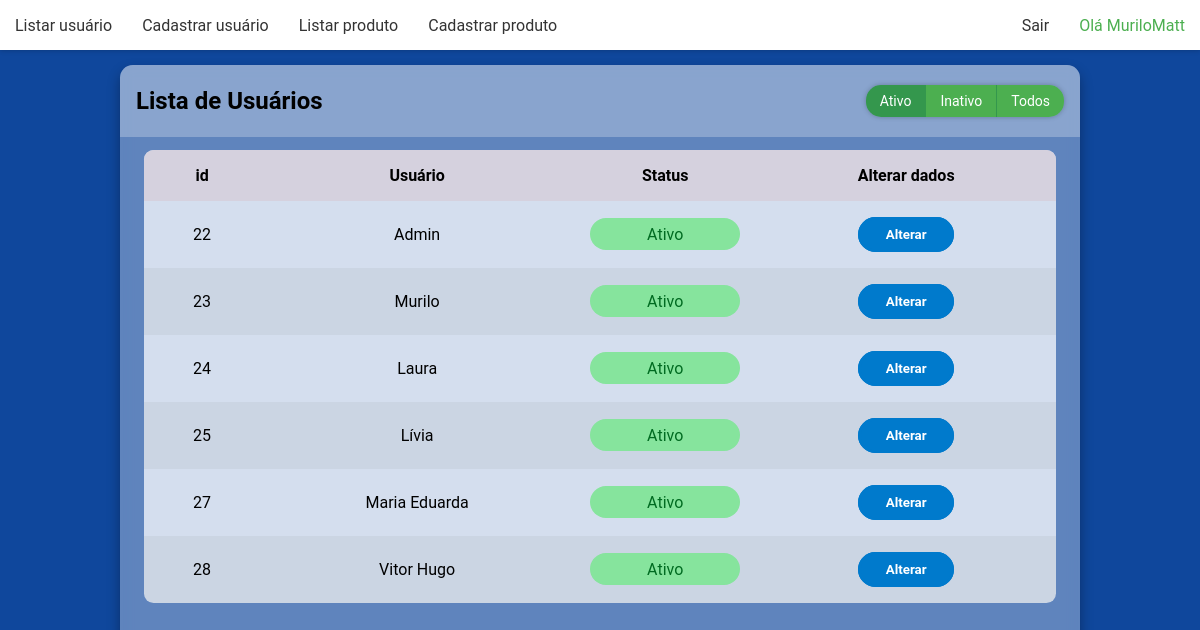
The page /listausuario.php (signed in) on the database its author committed.
### tables this page shows
CREATE TABLE `usuarios` (
  `usu_id` int(11) NOT NULL,
  `usu_nome` varchar(50) NOT NULL,
  `usu_senha` varchar(50) NOT NULL,
  `usu_ativo` char(1) DEFAULT NULL,
  `usu_tempero` varchar(50) NOT NULL
);

### listausuario.php (the view, shortened to what this page needs)
<?php
    include("cabecalho.php");
    $sql = "SELECT * FROM usuarios WHERE usu_ativo = 's'";
    $retorno = mysqli_query($link, $sql);
    $contador = 0;
?>
<html>
    <head>
        <link rel="stylesheet" href="./css/style.css">
    </head>
    <body>
        <div class="listausuario-container">
            <main class="table">
                <section class="table-header">
                    <h1>Lista de Usuários</h1>
                    <div class="form-container">
                        <form action="listausuario.php" method="post">
                            <label class="radio-label" for="radioativo">Ativo</label>
                            <label class="radio-label" for="radioinativo">Inativo</label>
                            <label class="radio-label" for="radiotodos">Todos</label>
                        </form>
                    </div>
                </section>
                <section class="table-body">
                    <table>
                        <thead>
                            <tr>
                                <th>id</th>
                                <th>Usuário</th>
                                <th>Status</th>
                                <th>Alterar dados</th>
                            </tr>
                        </thead>
                        <?php
                        while ($tbl = mysqli_fetch_array($retorno)) {
                            $contador++;
                            $classe = ($contador % 2 == 0) ? 'even' : 'odd';
                        ?>
                        <tbody>
                            <tr class="<?= $classe ?>">
                                <td><?=$tbl[0] ?></td>
                                <td><?=$tbl[1] ?></td>
                                <td>
                                    <p class="status <?= $check = ($tbl[3] == "s") ? "ativo" : "inativo" ?>">
                                        <?= $check = ($tbl[3] == "s") ? "Ativo" : "Inativo" ?>
                                    </p>
                                </td>
                                <td><a href="alterausuario.php?id=<?=$tbl[0] ?>"><button class="btn-alterar"><p class="text">Alterar</p></button></a></td>
                            </tr>
                        </tbody>
                        <?php
                        }
                        ?>
                    </table>
                </section>
            </main>
        </div>
    </body>
</html>

### css/style.css (style rules this page uses)
* { margin: 0; padding: 0; box-sizing: border-box; font-family: "Roboto", sans-serif; }
.login-container .wrapper h1, p { text-align: center; }
.cadastracliente-container .wrapper h1, p { text-align: center; }
.cadastrausuario-container .wrapper h1, p { text-align: center; }
.cadastraproduto-container .wrapper h1, p { text-align: center; }
.alterausuario-container .wrapper h1, p { text-align: center; }
.alteraproduto-container .wrapper h1, p { text-align: center; }
.listausuario-container { background-color: #0f479c; min-height: 100vh; display: flex; justify-content: center; align-items: center; }
.listausuario-container main.table { margin-top: 50px; width: 80vw; height: 90vh; background-color: #fff5; backdrop-filter: blur(7px); box-shadow: 0 .4rem .8rem #0005; border-radius: .8rem; overflow: hidden; }
.listausuario-container .table-header { display: flex; justify-content: space-between; align-items: center; width: 100%; height: 10%; background-color: #fff4; padding: 1rem 1rem; }
.listausuario-container .table-body { width: 95%; max-height: calc(89% - 1.6rem); background-color: #FFFb; margin: .8rem auto; border-radius: .6rem; overflow: auto; }
.listausuario-container .table-body tr { position: sticky; }
.listausuario-container table { width: 100%; }
.listausuario-container table, th, td { text-align: center; border-collapse: collapse; padding: 1rem; }
.listausuario-container thead th { top: 0; left: 0; background-color: #d5d1defe; }
.listausuario-container tbody tr.even { background-color: #0000000b; }
.listausuario-container .status { padding: .4rem 0; border-radius: 2rem; }
.listausuario-container .status.ativo { background-color: #86e49d; color: #006b21; }
.listausuario-container .btn-alterar { width: 6rem; padding: 10px 15px; background-color: #007ACC; outline: 3px #007ACC solid; outline-offset: -3px; border-radius: 2rem; border: none; cursor: pointer; transition: 400ms; }
.listausuario-container .btn-alterar .text { color: white; font-weight: 700; font-size: 1em; transition: 400ms; }
.listausuario-container .form-container { display: inline-flex; overflow: hidden; border-radius: 15px; box-shadow: 0 0 5px rgba(0, 0, 0, 0.25); }
.listausuario-container .form-container form { display: flex; }
.listausuario-container .radio-label { padding: 8px 14px; font-size: 14px; color: #FFF; background: #4CAF50; cursor: pointer; transition: background 0.1s; }
.listausuario-container .radio-label:not(:last-of-type) { border-right: 1px solid #34974d; }
.listausuario-container .radio:checked + .radio-label { background: #34974d }
.listaproduto-container table, th, td { text-align: center; border-collapse: collapse; padding: 1rem; }

### rows shown on the page
usuarios: usu_id "22", usu_nome "Admin", usu_ativo "Ativo"
usuarios: usu_id "23", usu_nome "Murilo", usu_ativo "Ativo"
usuarios: usu_id "24", usu_nome "Laura", usu_ativo "Ativo"
usuarios: usu_id "25", usu_nome "Lívia", usu_ativo "Ativo"
usuarios: usu_id "27", usu_nome "Maria Eduarda", usu_ativo "Ativo"
usuarios: usu_id "28", usu_nome "Vitor Hugo", usu_ativo "Ativo"

### other values the page prints
$nomeusuario "MuriloMatt"
